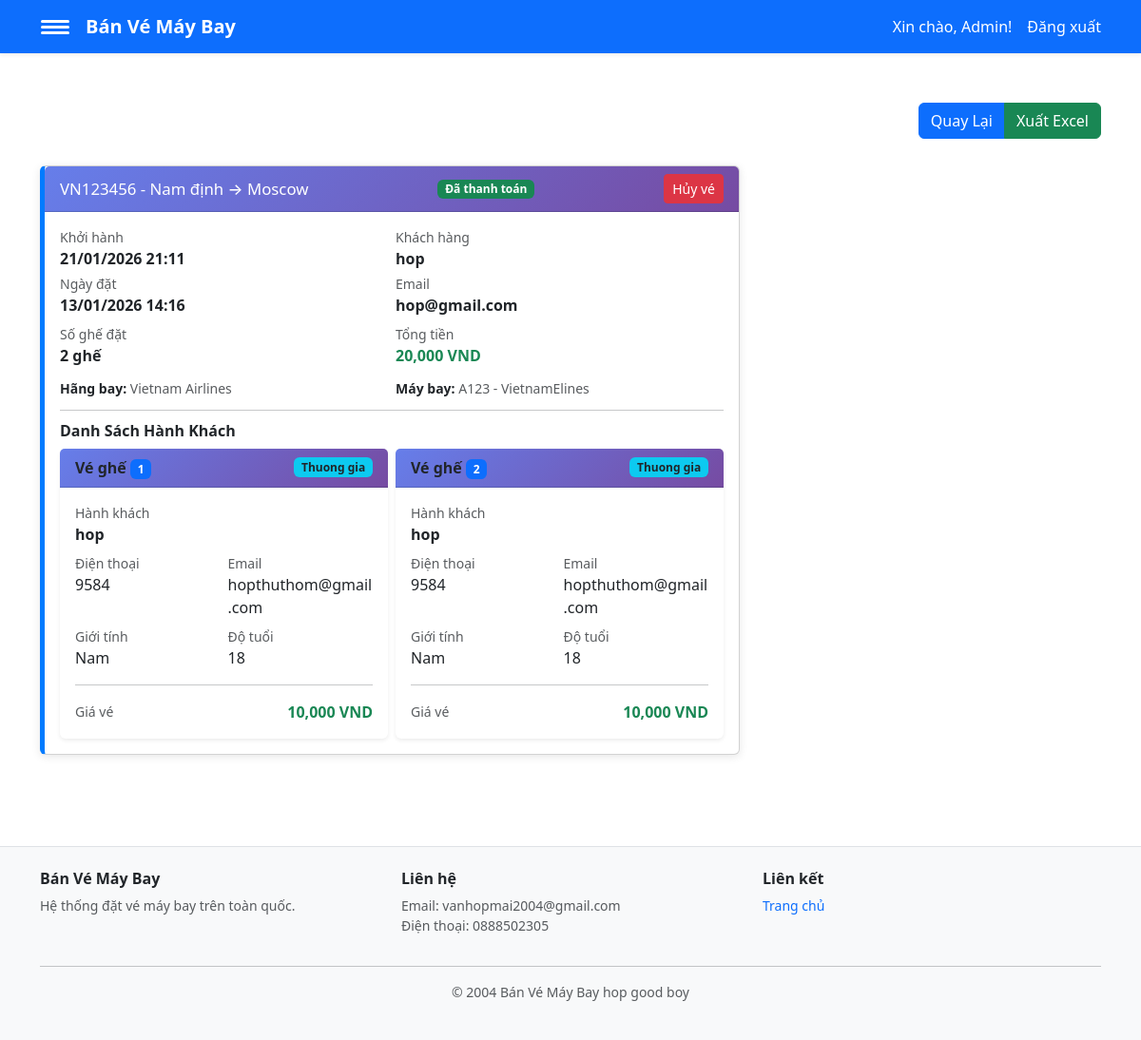
Screenshot of /banvemaybay/admin/bookings (signed in) with the database file from the repository.
### tables this page shows
CREATE TABLE `dat_ve` (
  `id` int(11) NOT NULL,
  `nguoi_dung_id` int(11) NOT NULL,
  `chuyen_bay_id` int(11) NOT NULL,
  `ve_id` int(11) DEFAULT NULL,
  `trang_thai` enum('cart','paid','cancelled') NOT NULL DEFAULT 'cart',
  `ten_thanh_toan` varchar(150) DEFAULT NULL,
  `email_thanh_toan` varchar(150) DEFAULT NULL,
  `dien_thoai_thanh_toan` varchar(20) DEFAULT NULL,
  `dia_chi_thanh_toan` varchar(255) DEFAULT NULL,
  `da_xac_nhan` tinyint(1) NOT NULL DEFAULT 0,
  `so_ghe_dat` int(11) NOT NULL DEFAULT 1,
  `tong_tien` decimal(10,2) NOT NULL,
  `dat_luc` timestamp NOT NULL DEFAULT current_timestamp(),
  `thanh_toan_luc` timestamp NULL DEFAULT NULL,
  `phuong_thuc_thanh_toan` varchar(30) DEFAULT NULL
);

CREATE TABLE `chuyen_bay` (
  `id` int(11) NOT NULL,
  `so_hieu` varchar(50) NOT NULL,
  `noi_di` varchar(100) NOT NULL,
  `noi_den` varchar(100) NOT NULL,
  `gio_khoi_hanh` datetime NOT NULL,
  `gio_ha_canh` datetime NOT NULL,
  `gia_thuong` decimal(10,2) NOT NULL,
  `gia_thuong_gia` decimal(10,2) NOT NULL,
  `ghe_con` int(11) NOT NULL DEFAULT 0,
  `may_bay_id` int(11) DEFAULT NULL,
  `tao_luc` timestamp NOT NULL DEFAULT current_timestamp()
);

CREATE TABLE `nguoi_dung` (
  `id` int(11) NOT NULL,
  `ten` varchar(150) NOT NULL,
  `email` varchar(150) NOT NULL,
  `mat_khau` varchar(255) NOT NULL,
  `vai_tro` enum('admin','customer') NOT NULL DEFAULT 'customer',
  `tao_luc` timestamp NOT NULL DEFAULT current_timestamp()
);

CREATE TABLE `may_bay` (
  `id` int(11) NOT NULL,
  `ma_may_bay` varchar(50) NOT NULL,
  `ten_may_bay` varchar(150) NOT NULL,
  `hang_may_bay` varchar(50) NOT NULL DEFAULT 'Khác',
  `tao_luc` timestamp NOT NULL DEFAULT current_timestamp()
);

CREATE TABLE `hanh_khach` (
  `id` int(11) NOT NULL,
  `dat_ve_id` int(11) NOT NULL,
  `ten_hanh_khach` varchar(150) NOT NULL,
  `dien_thoai` varchar(20) NOT NULL,
  `email_hanh_khach` varchar(150) NOT NULL,
  `gioi_tinh` enum('Nam','Nu','Khac') NOT NULL DEFAULT 'Nam',
  `tuoi` int(11) NOT NULL DEFAULT 18,
  `loai_ve` enum('Thuong','Thuong gia') NOT NULL DEFAULT 'Thuong',
  `gia_ve` decimal(10,2) NOT NULL,
  `so_ghe` int(11) NOT NULL,
  `tao_luc` timestamp NOT NULL DEFAULT current_timestamp()
);

### app/Helpers/helpers.php (called while the page is built, shortened)
<?php
$config = require __DIR__ . '/../../config/app.php';
function dinhDangNgayGio($datetime): string {
    $dt = new DateTime($datetime);
    return $dt->format('d/m/Y H:i');
}
function duongDan(string $path = ''): string {
    global $config;
    $base = rtrim($config['base_path'], '/');
    $path = '/' . ltrim($path, '/');
    return $base . $path;
}
function format_datetime($datetime): string { return dinhDangNgayGio($datetime); }
function base_url(string $path = ''): string { return duongDan($path); }
function view_shared_data(): array {
    $user = $_SESSION['user'] ?? null;
    $isLoggedIn = !empty($user);
    $isAdmin = $isLoggedIn && (($user['vai_tro'] ?? '') === 'admin');
    return [
        'currentUser' => $user,
        'isLoggedIn' => $isLoggedIn,
        'isAdmin' => $isAdmin,
        'currentUserName' => $isLoggedIn ? (string)($user['ten'] ?? '') : '',
        'currentUserEmail' => $isLoggedIn ? (string)($user['email'] ?? '') : '',
    ];
}
function view(string $template, array $data = []): void {
    $data = array_merge(view_shared_data(), $data);
    extract($data, EXTR_SKIP);
    $viewFile = __DIR__ . '/../Views/' . $template . '.php';
    require $viewFile;
}

### app/Controllers/AdminController.php (called while the page is built, shortened)
<?php
require_once __DIR__ . '/../Helpers/helpers.php';
require_once __DIR__ . '/../Models/Flight.php';
require_once __DIR__ . '/../Models/Booking.php';
class AdminController {
    public function bookings(): void {
        $result = Booking::listWithUsers('paid');
        $bookingIds = array_column($result, 'id');
        $passengersByBooking = Booking::passengersByBookingIds($bookingIds);
        view('admin/bookings', compact('result', 'passengersByBooking'));
    }
}

### config/app.php (called while the page is built)
<?php
return [
    'db' => [
        'host' => '127.0.0.1',
        'user' => 'root',
        'pass' => '',
        'name' => 'banvemaybay',
    ],
    'base_path' => '/banvemaybay',
];

### app/Models/Booking.php (called while the page is built, shortened)
<?php
require_once __DIR__ . '/../Helpers/helpers.php';
class Booking {
    public static function passengersByBookingIds(array $bookingIds): array {
        global $mysqli;
        $placeholders = implode(',', array_fill(0, count($bookingIds), '?'));
        $types = str_repeat('i', count($bookingIds));
        $stmt = $mysqli->prepare('SELECT * FROM hanh_khach WHERE dat_ve_id IN (' . $placeholders . ') ORDER BY so_ghe ASC');
        $stmt->bind_param($types, ...$bookingIds);
        $stmt->execute();
        $res = $stmt->get_result();
        $map = [];
        while ($row = $res->fetch_assoc()) {
            $map[$row['dat_ve_id']][] = $row;
        }
        return $map;
    }
    public static function listWithUsers(?string $status = null): array {
        global $mysqli;
        $base = 'SELECT b.*, f.so_hieu, f.noi_di, f.noi_den, f.gio_khoi_hanh,
                       mb.hang_may_bay, mb.ma_may_bay, mb.ten_may_bay,
                       u.ten AS customer_name, u.email AS customer_email
         FROM dat_ve b
         JOIN chuyen_bay f ON b.chuyen_bay_id = f.id
         LEFT JOIN may_bay mb ON f.may_bay_id = mb.id
         JOIN nguoi_dung u ON b.nguoi_dung_id = u.id';
        $sql = $base . ' WHERE b.trang_thai = ? ORDER BY b.dat_luc DESC';
        $stmt = $mysqli->prepare($sql);
        $stmt->bind_param('s', $status);
        $stmt->execute();
        $res = $stmt->get_result();
        return $res ? $res->fetch_all(MYSQLI_ASSOC) : [];
    }
}

### app/Views/admin/bookings.php (the view, shortened to what this page needs)
<?php require_once __DIR__ . '/../partials/navbar.php'; ?>
<!doctype html>
<html>
<head>
  <link href="https://cdn.jsdelivr.net/npm/bootstrap@5.3.2/dist/css/bootstrap.min.css" rel="stylesheet">
</head>
<body class="admin-bg">
<main class="container-lg py-4 flex-fill">
  <div class="d-flex justify-content-between align-items-center mb-4">
    <h2 class="text-white"><i class="bi bi-ticket-perforated"></i> Danh Sách Khách Đặt Vé</h2>
    <div class="btn-group">
      <a href="<?=base_url('/admin/dashboard')?>" class="btn btn-primary">
        <i class="bi bi-arrow-left"></i> Quay Lại
      </a>
      <a href="<?=base_url('/admin/bookings')?>?export_all=1" class="btn btn-success">
        <i class="bi bi-file-earmark-spreadsheet"></i> Xuất Excel
      </a>
    </div>
  </div>
  <?php if (empty($result)): ?>
      <div class="alert alert-info alert-dismissible fade show">
      <i class="bi bi-info-circle"></i> Không có đặt vé nào
      <button type="button" class="btn-close" data-bs-dismiss="alert"></button>
    </div>
  <?php else: ?>
    <div class="row">
      <?php foreach ($result as $booking): ?>
        <div class="col-12 col-md-10 col-lg-8 mb-4">
          <div class="card ticket-card">
            <div class="card-header text-white">
              <div class="d-flex justify-content-between align-items-center flex-wrap gap-2">
                <h5 class="mb-0">
                  <?=htmlspecialchars($booking['so_hieu'])?> -
                  <?=htmlspecialchars($booking['noi_di'])?> → <?=htmlspecialchars($booking['noi_den'])?>
                </h5>
                <div class="d-flex align-items-center gap-2">
                  <?php if (!empty($booking['trang_thai']) && $booking['trang_thai'] === 'paid'): ?>
                    <span class="badge bg-success">Đã thanh toán</span>
                  <?php else: ?>
                    <span class="badge bg-secondary">Chưa thanh toán</span>
                  <?php endif; ?>
                </div>
                <div class="d-flex gap-2">
                  <a href="<?=base_url('/admin/bookings')?>?delete_booking=<?=$booking['id']?>" class="btn btn-sm btn-danger" onclick="return confirm('Xóa đặt vé này?')">
                    <i class="bi bi-trash"></i> Hủy vé
                  </a>
                </div>
              </div>
            </div>
            <div class="card-body">
              <div class="row g-2 mb-2">
                <div class="col-md-6">
                  <p class="mb-1"><small class="text-muted">Khởi hành</small><br><strong><?=format_datetime($booking['gio_khoi_hanh'])?></strong></p>
                  <p class="mb-0"><small class="text-muted">Ngày đặt</small><br><strong><?=format_datetime($booking['dat_luc'])?></strong></p>
                </div>
                <div class="col-md-6">
                  <p class="mb-1"><small class="text-muted">Khách hàng</small><br><strong><?=htmlspecialchars($booking['customer_name'])?></strong></p>
                  <p class="mb-0"><small class="text-muted">Email</small><br><strong><?=htmlspecialchars($booking['customer_email'])?></strong></p>
                </div>
              </div>
              <div class="row g-2 mb-2">
                <div class="col-md-6">
                  <p class="mb-1"><small class="text-muted">Số ghế đặt</small><br><strong><?=htmlspecialchars((string)($booking['so_ghe_dat'] ?? 0))?> ghế</strong></p>
                </div>
                <div class="col-md-6">
                  <p class="mb-0"><small class="text-muted">Tổng tiền</small><br><strong class="text-success"><?=number_format((float)($booking['tong_tien'] ?? 0), 0)?> VND</strong></p>
                </div>
              </div>
              <div class="row g-2 mb-2">
                <div class="col-md-6">
                  <div class="text-muted small"><strong class="text-dark">Hãng bay:</strong> <?=htmlspecialchars(($booking['hang_may_bay'] ?? '') !== '' ? ($booking['hang_may_bay'] ?? '') : 'Chưa gán')?></div>
                </div>
                <div class="col-md-6">
                  <div class="text-muted small"><strong class="text-dark">Máy bay:</strong>
                    <?php if (!empty($booking['ma_may_bay']) || !empty($booking['ten_may_bay'])): ?>
                      <?=htmlspecialchars(($booking['ma_may_bay'] ?? '') . (!empty($booking['ten_may_bay']) ? ' - ' . ($booking['ten_may_bay'] ?? '') : ''))?>
                    <?php else: ?>
                      <?=htmlspecialchars('Chưa gán')?>
                    <?php endif; ?>
                  </div>
                </div>
              </div>
              <hr>
              <h6 class="fw-bold mb-2">Danh Sách Hành Khách</h6>
              <?php $passengers = $passengersByBooking[$booking['id']] ?? []; ?>
              <?php if (empty($passengers)): ?>
                <div class="alert alert-secondary mb-0">Chưa có thông tin hành khách cho đơn này.</div>
              <?php else: ?>
                <div class="row g-2">
                  <?php foreach ($passengers as $pass): ?>
                    <div class="col-12 col-md-6">
                      <div class="card border-0 shadow-sm">
                        <div class="card-header bg-light d-flex justify-content-between align-items-center">
                          <div class="fw-bold">
                            Vé ghế <span class="badge bg-primary"><?=htmlspecialchars((string)($pass['so_ghe'] ?? ''))?></span>
                          </div>
                          <div>
                            <span class="badge bg-info text-dark"><?=htmlspecialchars($pass['loai_ve'] ?? 'N/A')?></span>
                          </div>
                        </div>
                        <div class="card-body">
                          <div class="mb-2">
                            <div class="text-muted small">Hành khách</div>
                            <div class="fw-semibold"><?=htmlspecialchars($pass['ten_hanh_khach'] ?? '')?></div>
                          </div>
                          <div class="row g-2">
                            <div class="col-12 col-sm-6">
                              <div class="text-muted small">Điện thoại</div>
                              <div><?=htmlspecialchars($pass['dien_thoai'] ?? '')?></div>
                            </div>
                            <div class="col-12 col-sm-6">
                              <div class="text-muted small">Email</div>
                              <div><?=htmlspecialchars($pass['email_hanh_khach'] ?? '')?></div>
                            </div>
                            <div class="col-12 col-sm-6">
                              <div class="text-muted small">Giới tính</div>
                              <div><?=htmlspecialchars($pass['gioi_tinh'] ?? 'N/A')?></div>
                            </div>
                            <div class="col-12 col-sm-6">
                              <div class="text-muted small">Độ tuổi</div>
                              <div><?=htmlspecialchars((string)($pass['tuoi'] ?? 'N/A'))?></div>
                            </div>
                          </div>
                          <hr class="my-3">
                          <div class="d-flex justify-content-between align-items-center">
                            <div class="text-muted small">Giá vé</div>
                            <div class="fw-bold text-success"><?=number_format((float)($pass['gia_ve'] ?? 0), 0)?> VND</div>
                          </div>
                        </div>
                      </div>
                    </div>
                  <?php endforeach; ?>
                </div>
              <?php endif; ?>
            </div>
          </div>
        </div>
      <?php endforeach; ?>
    </div>
  <?php endif; ?>
</main>
<?php require_once __DIR__ . '/../partials/footer.php'; ?>
</body>
</html>

### app/Views/partials/footer.php (style rules this page uses)
html, body { height: 100%; }
body { min-height: 100vh; display: flex; flex-direction: column; }
body > .container, body > .container-fluid, body > .container-sm, body > .container-md, body > .container-lg, body > .container-xl, body > .container-xxl { flex: 1 0 auto; }

### rows the page displays
dat_ve: chuyen_bay.so_hieu "VN123456", chuyen_bay.noi_di "Nam định", chuyen_bay.noi_den "Moscow", trang_thai "Đã thanh toán", chuyen_bay.gio_khoi_hanh "21/01/2026 21:11", dat_luc "13/01/2026 14:16", nguoi_dung.ten "hop", nguoi_dung.email "hop@gmail.com", so_ghe_dat "2", tong_tien "20,000", may_bay.hang_may_bay "Vietnam Airlines", may_bay.ma_may_bay+ten_may_bay "A123 - VietnamElines"
hanh_khach: so_ghe "1", loai_ve "Thuong gia", ten_hanh_khach "hop", dien_thoai "9584", email_hanh_khach "hopthuthom@gmail.com", gioi_tinh "Nam", tuoi "18", gia_ve "10,000"
hanh_khach: so_ghe "2", loai_ve "Thuong gia", ten_hanh_khach "hop", dien_thoai "9584", email_hanh_khach "hopthuthom@gmail.com", gioi_tinh "Nam", tuoi "18", gia_ve "10,000"

### other values shown
$currentUserName "Admin"
